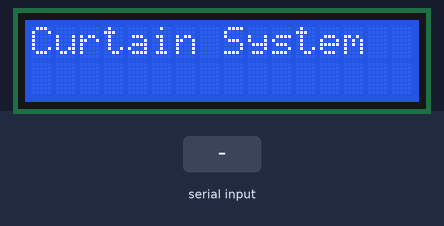
Bench run of a sketch on a simulated Arduino Uno, built with avr-gcc and run on an emulated ATmega328P. On the bench: 16×2 character LCD. The test bench sets the inputs (shaded band).

Above: at 0.1 s.
2.8 s: "90,45\n" received over Serial
At 4.1 s:
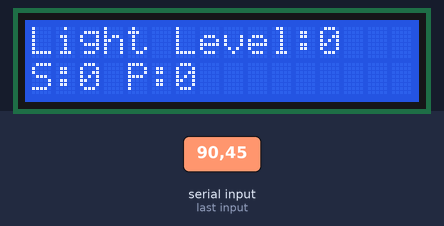
Timing chart, 0 to 5.8 s (numbered marks = the images above; inputs shaded):
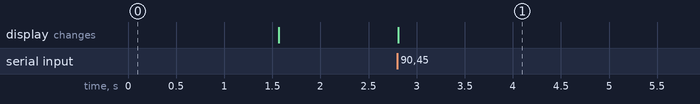

Measured:
- after the input at 2.8 s, the display: changes at once (image 1)

The sketch:

Kagegurad-II.ino
```cpp
#include <LiquidCrystal.h>

LiquidCrystal lcd(12,11,5,4,3,2);

String data;

int sensorValue;
int level;
int position;
int rain;

int temperature;
int flameLight;

int previousLevel = 0;

void setup()
{
  Serial.begin(9600);

  lcd.begin(16,2);
  lcd.print("Curtain System");
  delay(1500);
  lcd.clear();
}

void loop()
{
  if(Serial.available())
  {
    data = Serial.readStringUntil('\n');

    sscanf(data.c_str(),"S:%d,L:%d,P:%d,R:%d,T:%d,F:%d",
           &sensorValue,&level,&position,&rain,&temperature,&flameLight);

    lcd.clear();

    lcd.setCursor(0,1);
    lcd.print("S:");
    lcd.print(sensorValue);
    lcd.print(" P:");
    lcd.print(position);

    lcd.setCursor(0,0);

    if(temperature > 45 && flameLight > 650)
    {
      lcd.print("FLAME DETECTED");
      delay(1000);
      lcd.clear();
      lcd.print("Opening Curtain");
    }
    else if(rain==1)
    {
      lcd.print("Rain Detected");
      delay(1000);
      lcd.clear();
      lcd.print("Closing Curtain");
    }
    else if(level > previousLevel)
    {
      lcd.print("Light Increased");
      delay(1000);
      lcd.clear();
      lcd.print("Closing Curtain");
    }
    else if(level < previousLevel)
    {
      lcd.print("Light Decreased");
      delay(1000);
      lcd.clear();
      lcd.print("Opening Curtain");
    }
    else
    {
      lcd.print("Light Level:");
      lcd.print(level);
    }

    previousLevel = level;
  }
}
```
